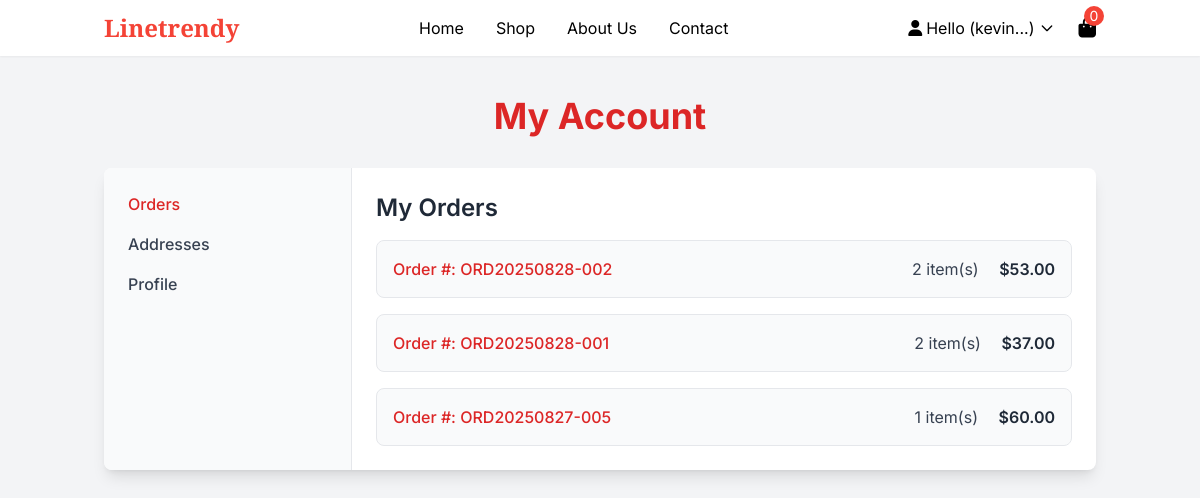
The app's page /account-page/ (signed in) with its own data.
### users/models.py (models this page shows, shortened)
class CustomUser(AbstractBaseUser, PermissionsMixin):
    ROLE_CHOICES = (
        ("customer", "Customer"),
        ("admin", "Admin"),
    )
    email = models.EmailField(unique=True)
    first_name = models.CharField(max_length=30, blank=True)
    last_name = models.CharField(max_length=30, blank=True)
    role = models.CharField(max_length=20, choices=ROLE_CHOICES, default="customer")
    is_active = models.BooleanField(default=True)
    is_staff = models.BooleanField(default=False)
    date_joined = models.DateTimeField(default=timezone.now)
    profile_picture = models.ImageField(upload_to='profile_pics/', null=True, blank=True)
    phone_number = models.CharField(max_length=15, blank=True)
    objects = CustomUserManager()
    USERNAME_FIELD = "email"
    REQUIRED_FIELDS = []

### linetrendy/models.py (models this page shows, shortened)
class Order(models.Model):
    STATUS_CHOICES = [
        ("placed", "Order Placed"),
        ("shipped", "Shipped"),
        ("delivered", "Delivered"),
        ("cancelled", "Cancelled"),
        ("refunded", "Refunded"),
    ]
    user = models.ForeignKey(settings.AUTH_USER_MODEL, on_delete=models.SET_NULL, null=True, blank=True)
    guest_email = models.EmailField(null=True, blank=True)
    cart = models.ForeignKey(Cart, on_delete=models.SET_NULL, null=True)
    payment_intent_id = models.CharField(max_length=255)
    total_amount = models.DecimalField(max_digits=10, decimal_places=2)
    created_at = models.DateTimeField(auto_now_add=True)
    status = models.CharField(
        max_length=20,
        choices=STATUS_CHOICES,
        default="placed"
    )
    order_number = models.CharField(max_length=30, blank=True, null=True)

### linetrendy/views.py (the view)
# urls.py: path('account-page/', views.account_page, name="account_page"),
@login_required
def account_page(request):
    orders = Order.objects.filter(user=request.user).order_by('-created_at')
    paginator = Paginator(orders, 10)  # 10 orders per page
    page_number = request.GET.get('page')   # Get page number from query params
    orders = paginator.get_page(page_number)  # This returns a Page object
    context = {
        'orders': orders,
    }
    return render(request, 'linetrendy/account_page.html', context)

### linetrendy/context_processors.py (called while the page is built)
def cart_count(request):
    if request.user.is_authenticated:
        count = CartItem.objects.filter(cart__user=request.user).aggregate(
            total_quantity=Sum('quantity')
        )['total_quantity'] or 0
    else:
        from .utils import get_cart  # wherever your get_cart is defined
        cart = get_cart(request)
        count = cart.items.aggregate(total_quantity=Sum('quantity'))['total_quantity'] or 0
    return {'cart_count': count}

### linetrendy/models.py (called while the page is built)
    def get_first_image(self):
        return self.images.first()

### linetrendy/templates/linetrendy/account_page.html (shortened to what this page needs)
{% extends 'linetrendy/base.html' %}
{% block content %}
<section class="bg-gray-100 min-h-screen py-10">
  <div class="container mx-auto px-4">
    <h1 class="text-3xl md:text-4xl font-bold text-red-600 mb-8 text-center">My Account</h1>
    <div class="flex flex-col md:flex-row bg-white shadow-lg rounded-lg overflow-hidden">
      <div class="md:w-1/4 bg-gray-50 border-r border-gray-200 p-6">
        <ul class="space-y-4">
          <li>
            <button onclick="showTab('orders')"
                    class="w-full text-left font-medium text-gray-700 hover:text-red-600 transition-colors"
                    id="tab-orders-btn">
              Orders
            </button>
          </li>
          <li>
            <button onclick="showTab('address')"
                    class="w-full text-left font-medium text-gray-700 hover:text-red-600 transition-colors"
                    id="tab-address-btn">
              Addresses
            </button>
          </li>
          <li>
            <button onclick="showTab('profile')"
                    class="w-full text-left font-medium text-gray-700 hover:text-red-600 transition-colors"
                    id="tab-profile-btn">
              Profile
            </button>
          </li>
        </ul>
      </div>
      <div class="md:w-3/4 p-6">
        <div id="orders-tab" class="tab-content">
          <h2 class="text-2xl font-semibold text-gray-800 mb-4">My Orders</h2>
            {% if orders %}
                <div class="space-y-4">
                    {% for order in orders %}
                    <div class="border rounded-lg p-4 hover:shadow-lg transition-shadow bg-gray-50">
                        <button type="button"
                                class="w-full flex justify-between items-center text-left"
                                onclick="toggleOrder('{{ order.id }}')">
                            <div>
                              <span class="font-medium text-red-600">Order #: {{ order.order_number }}</span>
                            </div>
                            <div>
                              <span class="text-gray-700">{{ order.items.count }} item(s)</span>
                              <span class="ml-4 font-semibold text-gray-800">${{ order.total_amount|floatformat:2 }}</span>
                            </div>
                        </button>
                    </div>
                    {% endfor %}
                </div>
                {% else %}
                <p class="text-gray-600">You have no orders yet.</p>
                {% endif %}
        </div>
      </div>
    </div>
  </div>
</section>
{% endblock %}

### linetrendy/templates/linetrendy/partials/navbar.html (shortened to what this page needs)
<header class="sticky top-0 z-50 bg-white shadow-sm">
    <div class="container mx-auto px-4 py-3">
        <div class="flex justify-between items-center">
            <a href="/" class="flex items-center">
                <span class="text-2xl font-heading font-bold text-accent">Linetrendy</span>
            </a>
            <nav class="hidden md:flex items-center space-x-8">
                <a href="/" class="text-black hover:text-accent transition">Home</a>
                <a href="{% url 'shop:shop' %}" class="text-black hover:text-accent transition">Shop</a>
                <a href="{% url 'shop:about' %}" class="text-black hover:text-accent transition">About Us</a>
                <a href="{% url 'shop:contact' %}" class="text-black hover:text-accent transition">Contact</a>
            </nav>
            <div class="hidden md:flex items-center space-x-6">
                {% if user.is_authenticated %}
                <div class="relative inline-block text-left" id="userDropdownContainer">
                    <button id="userDropdownBtn"
                        class="flex items-center text-dark hover:text-accent transition focus:outline-none">
                        <i class="fas fa-user mr-1"></i>
                        Hello ({{ user.email|slice:":5" }}...)
                        <svg class="w-4 h-4 ml-1" fill="none" stroke="currentColor" viewBox="0 0 24 24">
                        <path stroke-linecap="round" stroke-linejoin="round" stroke-width="2"
                            d="M19 9l-7 7-7-7" />
                        </svg>
                    </button>
                    </div>
                    {% else %}
                    <a href="{% url 'users:account_login' %}" class="text-dark hover:text-accent transition" aria-label="Account">
                    <i class="fas fa-user"></i>
                    </a>
                {% endif %}
                <a href="{% url 'shop:cart' %}" class="relative text-dark hover:text-accent transition" aria-label="Cart">
                    <i class="fas fa-shopping-bag text-lg md:text-xl"></i>
                    {% include "linetrendy/partials/cart_count.html" %}
                </a>
            </div>
        </div>
    </div>
</header>

### static/css/styles.css (style rules this page uses)
* { scroll-behavior: smooth; }
body { font-family: 'Inter', sans-serif; color: #000000; }

### records on screen
CustomUser: email "kevin"
Order: order_number "ORD20250828-002", items.count "2", total_amount "53.00"
Order: order_number "ORD20250828-001", items.count "2", total_amount "37.00"
Order: order_number "ORD20250827-005", items.count "1", total_amount "60.00"

### other values on screen
{{ cart_count }} "0"
